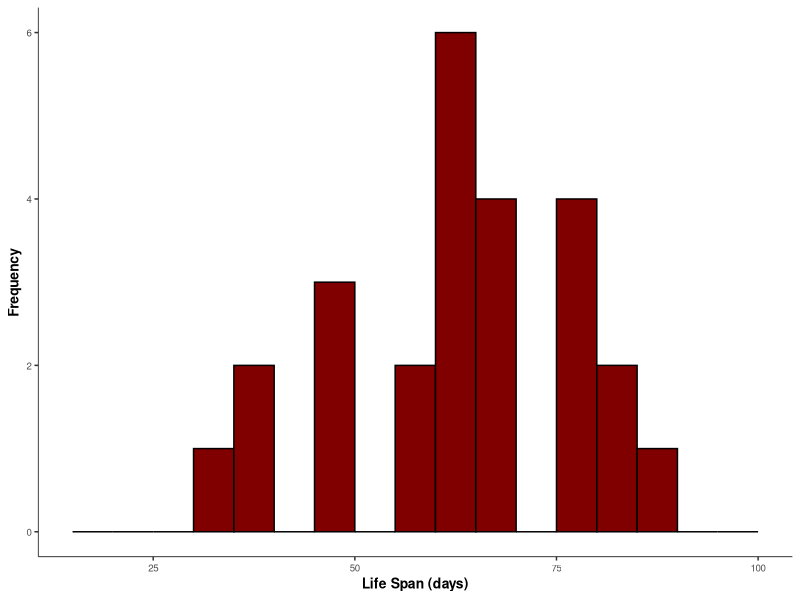
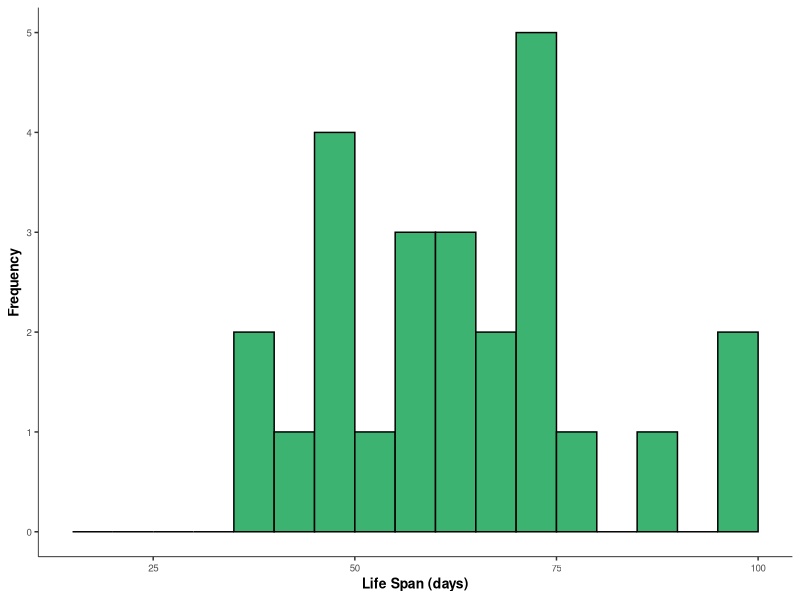
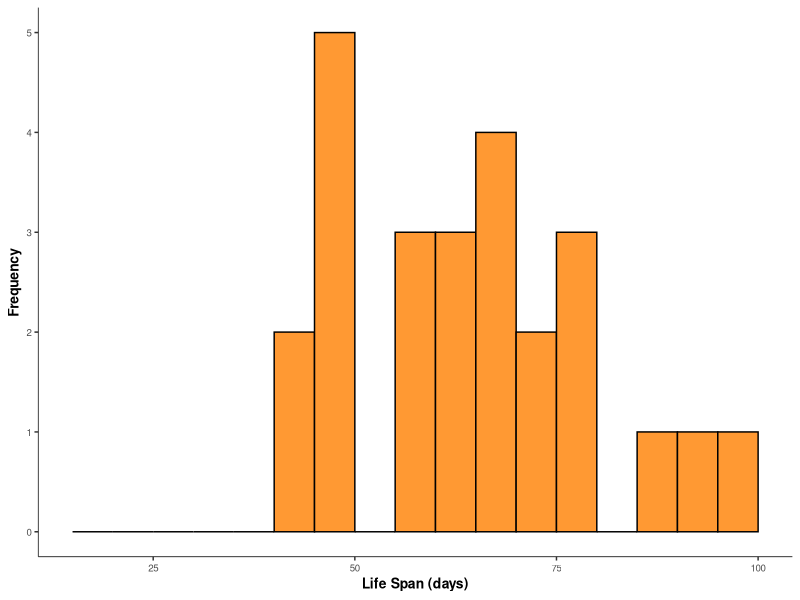
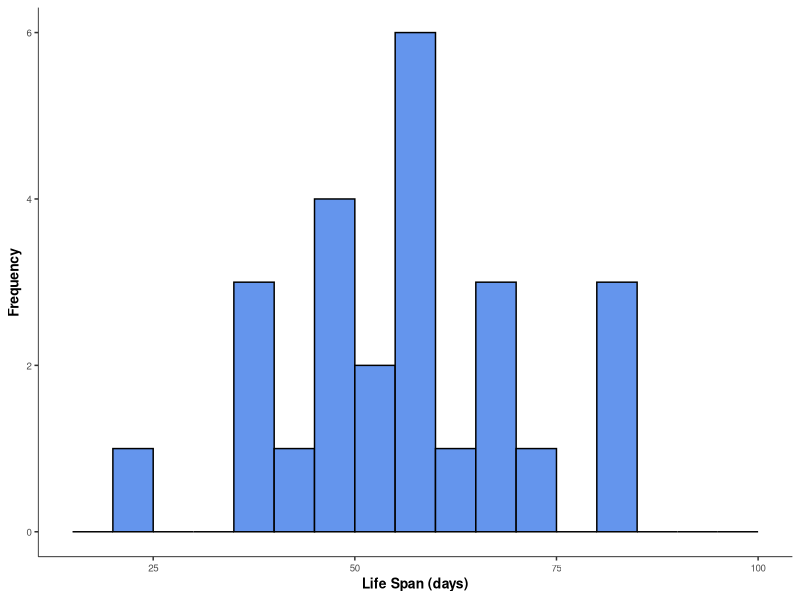
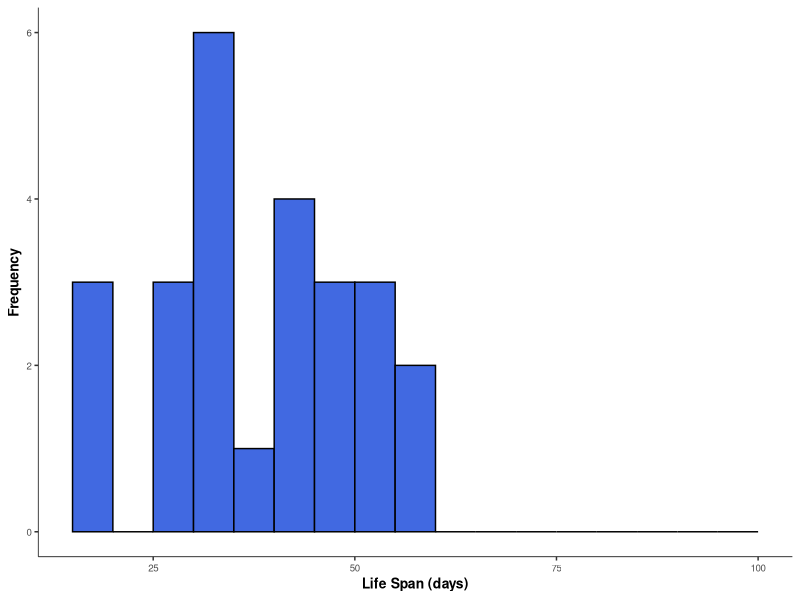
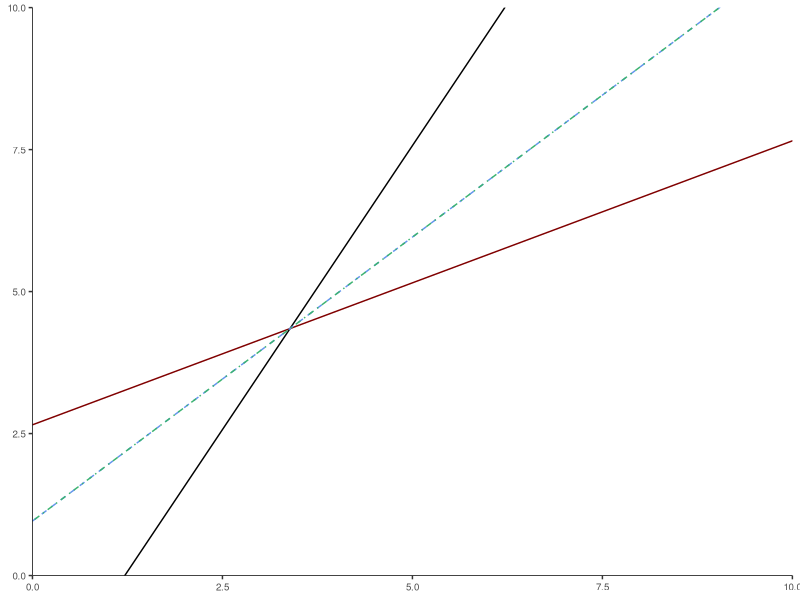

Write the R code that produced these figures, in order.
# Packages
library(tidyverse)
library(car)
library(ggplot2)
library(nlme)
######
#1
Galapagos <- read.csv("Galapagos.csv", header = T, na.strings="unknown")
#lm.obs.num <- Anova(lm(Observed.number.of.species~Area..km2.+Elevation..m.+Distance.from.nearest.island..km.+
#       Distance.from.Santa.Cruz..km.+Area.of.adjacent.island..km2., data = Galapagos), type = "III")
#lm.obs.nat.num <- Anova(lm(Observed.number.of.native.species~Area..km2.+Elevation..m.+Distance.from.nearest.island..km.+
#           Distance.from.Santa.Cruz..km.+Area.of.adjacent.island..km2., data = Galapagos), type = "III")
summary(lm(Observed.number.of.species~Area..km2.+Elevation..m.+Distance.from.nearest.island..km.+
             Distance.from.Santa.Cruz..km.+Area.of.adjacent.island..km2., data = Galapagos))
summary(lm(Observed.number.of.native.species~Area..km2.+Elevation..m.+Distance.from.nearest.island..km.+
             Distance.from.Santa.Cruz..km.+Area.of.adjacent.island..km2., data = Galapagos))

######
# 2
D.Rh <- read.csv("Rhphenotypes-Dutch.csv", header = T, row.names = 1)
P.Rh <- read.csv("Rhphenotypes-Poles.csv", header = T, row.names = 1)
G.Rh <- read.csv("Rhphenotypes-Greeks.csv", header = T, row.names = 1)

f.t.D.Rh <- fisher.test(D.Rh)
f.t.P.Rh <- fisher.test(P.Rh)
f.t.G.Rh <- fisher.test(G.Rh)
p.Rh <- c(f.t.D.Rh$p.value, f.t.P.Rh$p.value, f.t.G.Rh$p.value)
p.adjust(p.Rh, method = "bonferroni", n = length(p.Rh))

D.Total <- sum(D.Rh); P.Total <- sum(P.Rh); G.Total <- sum(G.Rh)

D.Rh.u <- unlist(D.Rh)
P.Rh.u <- unlist(P.Rh)
G.Rh.u <- unlist(G.Rh)
Pop.Rh <- bind_rows(D.Rh.u, P.Rh.u, G.Rh.u)

chisq.pop.rh <- chisq.test(Pop.Rh)

######
#3
Fruitflies <- read.csv("fruitflies.csv", header = T)
#Draw histograms for each treatments
G8p.hist <- Fruitflies %>%
  filter(Treatment == "8 pregnant females")%>%
  ggplot(aes(x = Lifespan)) + 
  geom_histogram(breaks = seq(15,100,5), fill = "#800000", colour = "black") + 
  theme(panel.background = element_blank(),
        axis.text=element_text(size=7), axis.title=element_text(size=10,face="bold"),
        axis.line.x.bottom = element_line(color="black", size = 0.25),
        axis.line.y.left = element_line(color="black", size = 0.25)) +
  xlab("Life Span (days)") + ylab("Frequency")
ggsave("Treatment of 8 pregnant females.pdf", dpi = 300, height = 8.4, width =12.7, units = "cm")

G80.hist <- Fruitflies %>%
  filter(Treatment == "no females added")%>%
  ggplot(aes(x = Lifespan)) + 
  geom_histogram(breaks = seq(15,100,5), fill = "#3CB371", colour = "black") + 
  theme(panel.background = element_blank(),
        axis.text=element_text(size=7), axis.title=element_text(size=10,face="bold"),
        axis.line.x.bottom = element_line(color="black", size = 0.25),
        axis.line.y.left = element_line(color="black", size = 0.25)) +
  xlab("Life Span (days)") + ylab("Frequency")
ggsave("Treatment of no females added.pdf", dpi = 300, height = 8.4, width =12.7, units = "cm")

G1p.hist <- Fruitflies %>%
  filter(Treatment == "1 pregnant female")%>%
  ggplot(aes(x = Lifespan)) + 
  geom_histogram(breaks = seq(15,100,5), fill = "#FF9933", colour = "black") + 
  theme(panel.background = element_blank(),
        axis.text=element_text(size=7), axis.title=element_text(size=10,face="bold"),
        axis.line.x.bottom = element_line(color="black", size = 0.25),
        axis.line.y.left = element_line(color="black", size = 0.25)) +
  xlab("Life Span (days)") + ylab("Frequency")
ggsave("Treatment of 1 pregnant female.pdf", dpi = 300, height = 8.4, width =12.7, units = "cm")

G1v.hist <- Fruitflies %>%
  filter(Treatment == "1 virgin female")%>%
  ggplot(aes(x = Lifespan)) + 
  geom_histogram(breaks = seq(15,100,5), fill = "#6495ED", colour = "black") + 
  theme(panel.background = element_blank(),
        axis.text=element_text(size=7), axis.title=element_text(size=10,face="bold"),
        axis.line.x.bottom = element_line(color="black", size = 0.25),
        axis.line.y.left = element_line(color="black", size = 0.25)) +
  xlab("Life Span (days)") + ylab("Frequency")
ggsave("Treatment of 1 virgin female.pdf", dpi = 300, height = 8.4, width =12.7, units = "cm")

G8v.hist <- Fruitflies %>%
  filter(Treatment == "8 virgin females")%>%
  ggplot(aes(x = Lifespan)) + 
  geom_histogram(breaks = seq(15,100,5), fill = "#4169E1", colour = "black") + 
  theme(panel.background = element_blank(),
        axis.text=element_text(size=7), axis.title=element_text(size=10,face="bold"),
        axis.line.x.bottom = element_line(color="black", size = 0.25),
        axis.line.y.left = element_line(color="black", size = 0.25)) +
  xlab("Life Span (days)") + ylab("Frequency")
ggsave("Treatment of 8 virgin female.pdf", dpi = 300, height = 8.4, width =12.7, units = "cm")

#Anova (separate treatments with female number)
#Fruitflies <- Fruitflies %>%
#  mutate(Treatment.true = 
#           case_when(Treatment == "no females added" ~ "Control",
#                     Treatment == "8 pregnant females"|Treatment == "1 pregnant female" ~ "Compete",
#                     Treatment == "8 virgin females"|Treatment == "1 virgin female" ~ "Mating"))
#Anova.fruitflies <- lme(fixed = Lifespan ~ factor(Treatment.true), 
#                      random = ~ 1|factor(No..female.partners), data = Fruitflies)
#Anova.fruitflies.f <- lme(fixed = Lifespan ~ Treatment.true,
#                          random = ~1, data = Fruitflies)


summary(lm(Lifespan ~ Treatment, data = Fruitflies))
anova.fruitflies <- Anova(lm(Lifespan ~ Treatment, data = Fruitflies), type = "III")
summary(aov(Lifespan ~ Treatment, data = Fruitflies))

#Levene's Test for variance homogeneity
leveneTest(Fruitflies$Lifespan, group = Fruitflies$Treatment)


######
#4
#random number of x min and y min
set.seed(1)
x.mean <- runif(1,1,10)
y.mean <- runif(1,1,10)

#Calculate slopes and intercept
#for convenience, set the var(x) and var(y) to 1; the absolute values will not affect the results
var.y <- var.x <- 1; cor.x.y <- 0.5
cov.x.y <- cor.x.y*(var.x*var.y)^(1/2)
beta.slope.y.x <- cov.x.y/var.x
beta.slope.x.y <- cov.x.y/var.y
alpha.x <- y.mean-beta.slope.y.x*x.mean
alpha.y <- x.mean-beta.slope.x.y*y.mean

#For correlation equals to 1
cor.x.y.1 <- 1
cov.x.y.1 <- cor.x.y.1*(var.x*var.y)^(1/2)
beta.slope.y.x.1 <- cov.x.y.1/var.x
beta.slope.x.y.1 <- cov.x.y.1/var.y
alpha.x.1 <- y.mean-beta.slope.y.x.1*x.mean
alpha.y.1 <- x.mean-beta.slope.x.y.1*y.mean

#Plot the regression lines
df <- data.frame()
regression.effect <- ggplot(df) + 
  theme(panel.background = element_blank(),
        axis.text=element_text(size=7), axis.title=element_text(size=10,face="bold"),
        axis.line.x.bottom = element_line(color="black", size = 0.25),
        axis.line.y.left = element_line(color="black", size = 0.25)) +
  geom_abline(slope = beta.slope.y.x, intercept = alpha.x, color =  "#800000") + 
  geom_abline(slope = 1/beta.slope.x.y, intercept = -alpha.y/beta.slope.x.y) + 
  geom_abline(slope = beta.slope.x.y.1, intercept = -alpha.y.1/beta.slope.x.y.1, color = "#6495ED", linetype = "dashed") +
  geom_abline(slope = 1/beta.slope.x.y.1, intercept = -alpha.y.1/beta.slope.x.y.1, color = "#3CB371", linetype = "dotdash") +
  scale_x_continuous(limits = c(0,10), expand = c(0, 0)) + 
  scale_y_continuous(limits = c(0,10),expand = c(0, 0))
ggsave("Regression effect.pdf", dpi = 300, height = 8.4, width =12.7, units = "cm")

